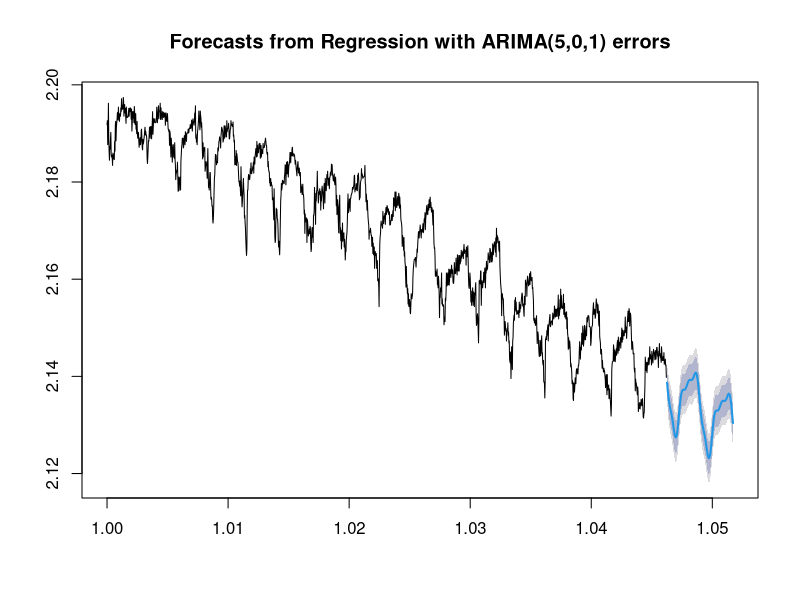
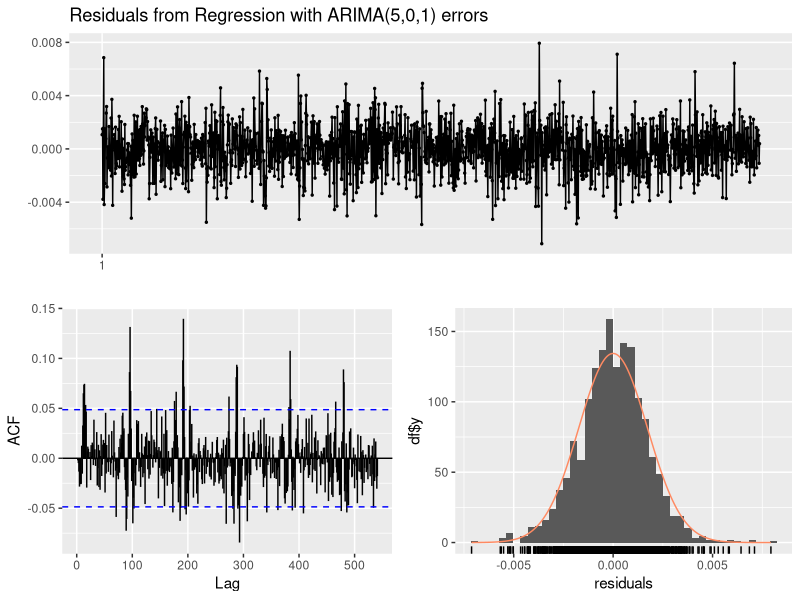
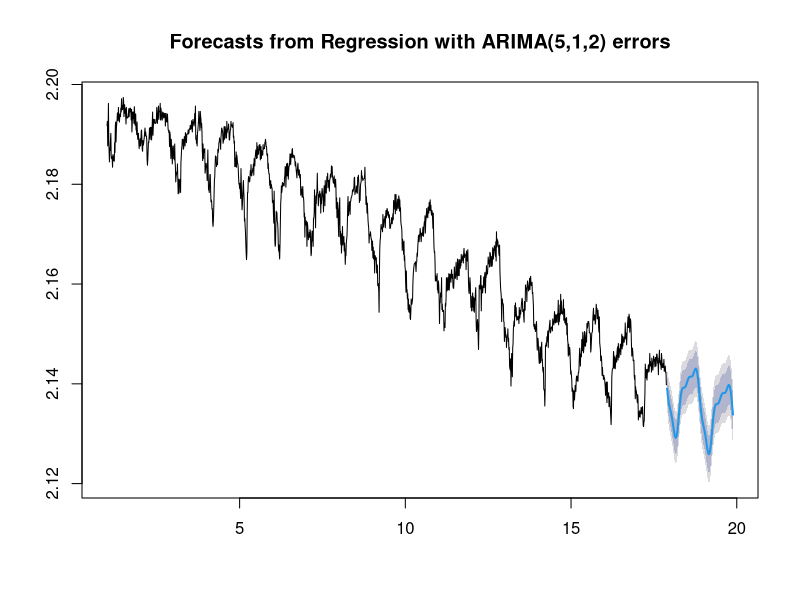
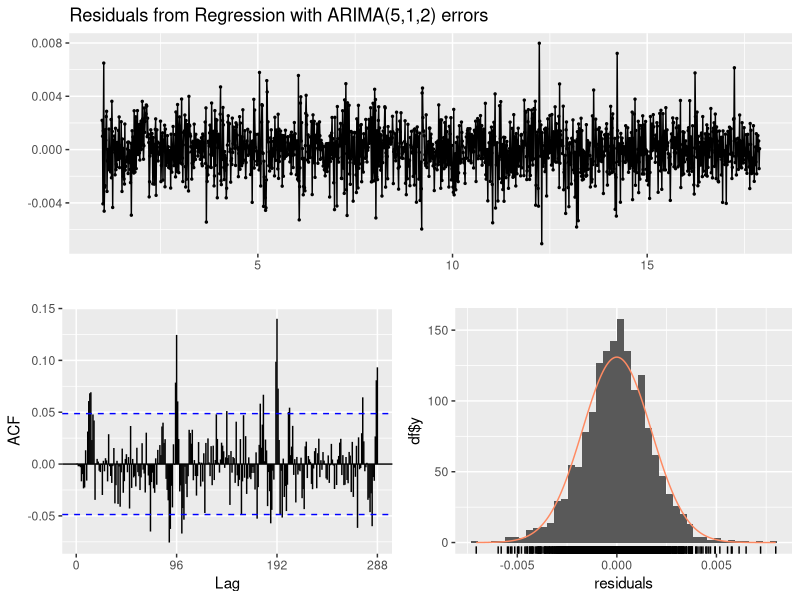
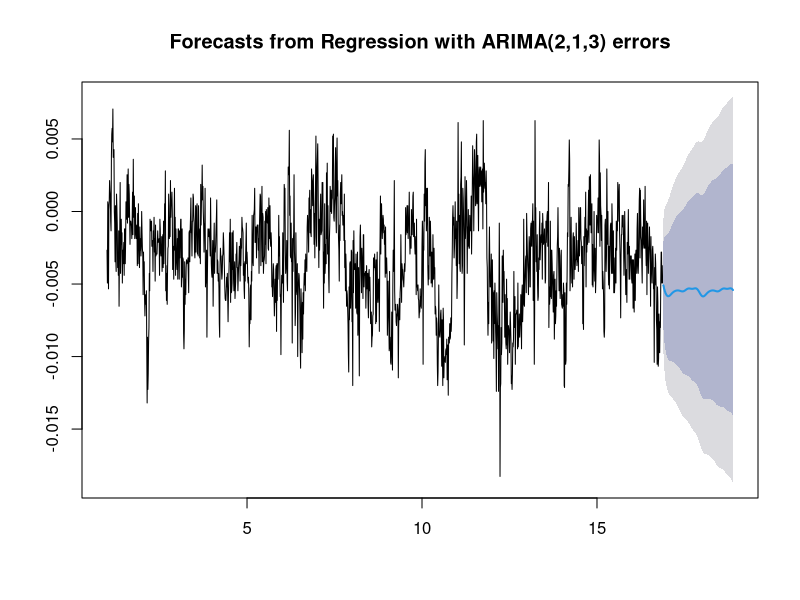
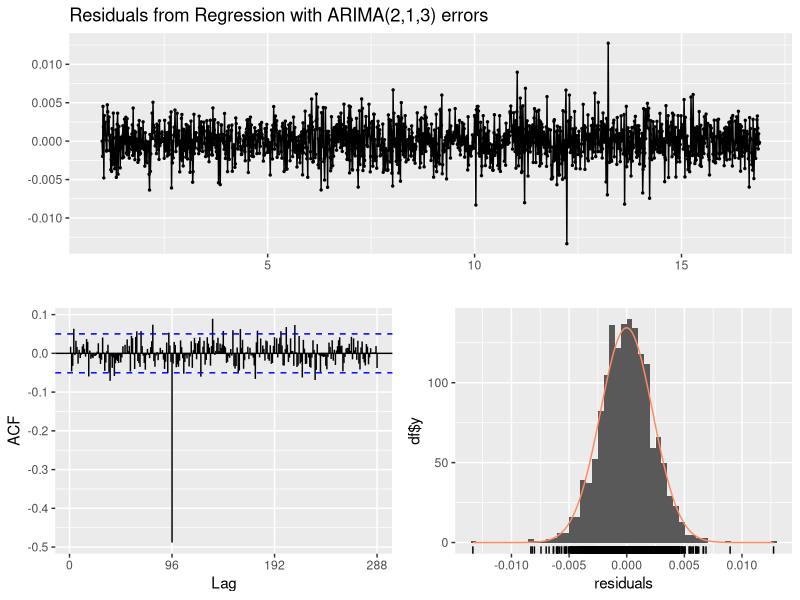

Source code (R) for these figures, in order: (Note: a time limit stopped this script after it produced the figures.)
## ---- chunk 1
knitr::opts_chunk$set(echo = TRUE)
## ---- chunk 2
library(tidyverse)
library(gridExtra)
library(here)
library(zoo)
library(tseries)
library(forecast)
## ---- chunk 3
here()
lv <- read_csv('180301 Level Data copy.csv')

lv$date_time <- as.POSIXct(lv$date_time, format = '%m/%d/%y %H:%M')
## ---- chunk 4
report <- msts(lv$level_m, seasonal.periods=c(96,35064))

report_model <- auto.arima(report, seasonal=FALSE, xreg=fourier(report, K=c(4,1)))
plot(forecast(report_model, h=192, xreg=fourier(report, K=c(4,1), h=192)))

checkresiduals(report_model, lag=96)
## ---- chunk 5
test1 <- ts(lv$level_m, frequency=96)

test1_model <- auto.arima(test1, seasonal=FALSE, xreg=fourier(test1, K=4))
plot(forecast(test1_model, h=192, xreg=fourier(test1, K=4, h=192)))

checkresiduals(test1_model)
## ---- chunk 6
test2 <- ts(diff(lv$level_m, lag=96), frequency=96)

test2_model <- auto.arima(test2, seasonal=FALSE, xreg=fourier(test2, K=4))
plot(forecast(test2_model, h=192, xreg=fourier(test2, K=4, h=192)))

checkresiduals(test2_model)
## ---- chunk 7
test3 <- msts(lv$level_m, seasonal.periods=c(96,35064))


best_fit <- list(model=Inf, aicc=Inf, i=Inf, j=Inf)

for (i in 1:10){
    for (j in 1:5){
        fit <- auto.arima(test3, seasonal=FALSE, xreg=fourier(test3, K=c(i,j)))
        if (fit$aicc < best_fit$aicc)
            best_fit <- list(model=fit, aicc=fit$aicc, i=i, j=j)
        else break;
    }

}


best_fit
plotter <- forecast(best_fit$model, xreg=fourier(test3, K=c(best_fit$i,best_fit$j), h=192))
autoplot(plotter)

checkresiduals(best_fit$model, lag=96)
## ---- chunk 8
arima_param <- function(ts){
    best_fit <- list(model=Inf, aicc=Inf, i=Inf, j=Inf)
    
    for (i in 1:2){
        for (j in 1:2){
            fit <- auto.arima(ts, seasonal=FALSE, xreg=fourier(ts, K=c(i,j)))
            if (fit$aicc < best_fit$aicc)
                best_fit <- list(model=fit, aicc=fit$aicc, i=i, j=j)
            else break;
        }
    
    }
    return(best_fit)
}
